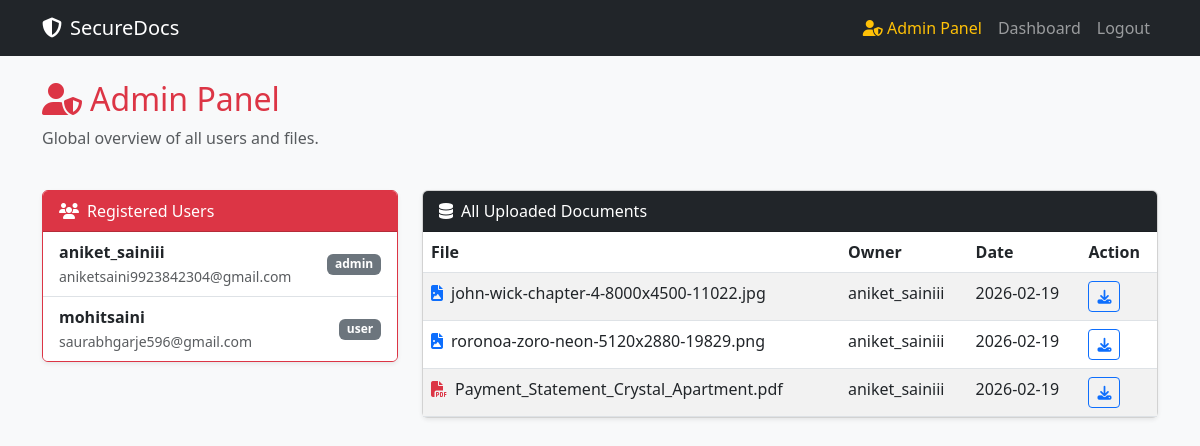
The page /admin (signed in) on the database its author committed.
### app/models.py (models this page shows, shortened)
class User(db.Model, UserMixin):
    id = db.Column(db.Integer, primary_key=True)
    username = db.Column(db.String(20), unique=True, nullable=False)
    email = db.Column(db.String(120), unique=True, nullable=False)
    password = db.Column(db.String(60), nullable=False)
    role = db.Column(db.String(10), default='user')
    documents = db.relationship('Document', backref='author', lazy=True)

class Document(db.Model):
    id = db.Column(db.Integer, primary_key=True)
    filename = db.Column(db.String(100), nullable=False)
    filepath = db.Column(db.String(200), nullable=False)
    upload_date = db.Column(db.DateTime, nullable=False, default=datetime.utcnow)
    user_id = db.Column(db.Integer, db.ForeignKey('user.id'), nullable=False)
    @property
    def icon_class(self):
        ext = os.path.splitext(self.filename)[1].lower()
        if ext in ['.jpg', '.jpeg', '.png', '.gif']:
            return 'fa-file-image text-primary'  # Blue Image Icon
        elif ext == '.pdf':
            return 'fa-file-pdf text-danger'     # Red PDF Icon
        elif ext == '.txt':
            return 'fa-file-alt text-secondary'  # Gray Text Icon
        elif ext == '.docx':
            return 'fa-file-word text-primary'   # Blue Word Icon
        else:
            return 'fa-file text-muted'          # Default Icon

### app/routes.py (the view)
@main.route("/admin")
@login_required
def admin():
    if current_user.role != 'admin':
        flash('Access denied. Administrators only.', 'danger')
        return redirect(url_for('main.dashboard'))
    users = User.query.all()
    all_docs = Document.query.all()
    return render_template('admin.html', users=users, documents=all_docs)

### app/models.py (called while the page is built)
@login_manager.user_loader
def load_user(user_id):
    return User.query.get(int(user_id))

### app/templates/admin.html
{% extends "base.html" %}
{% block content %}
<div class="row mb-4">
    <div class="col-12">
        <h2 class="text-danger"><i class="fa-solid fa-user-shield me-2"></i>Admin Panel</h2>
        <p class="text-muted">Global overview of all users and files.</p>
    </div>
</div>
<div class="row">
    <div class="col-md-4">
        <div class="card shadow-sm border-danger mb-4">
            <div class="card-header bg-danger text-white">
                <i class="fa-solid fa-users me-2"></i>Registered Users
            </div>
            <ul class="list-group list-group-flush">
                {% for user in users %}
                <li class="list-group-item d-flex justify-content-between align-items-center">
                    <div>
                        <strong>{{ user.username }}</strong><br>
                        <small class="text-muted">{{ user.email }}</small>
                    </div>
                    <span class="badge bg-secondary">{{ user.role }}</span>
                </li>
                {% endfor %}
            </ul>
        </div>
    </div>
    <div class="col-md-8">
        <div class="card shadow-sm mb-4">
            <div class="card-header bg-dark text-white">
                <i class="fa-solid fa-database me-2"></i>All Uploaded Documents
            </div>
            <div class="card-body p-0">
                <table class="table table-striped mb-0">
                    <thead>
                        <tr>
                            <th>File</th>
                            <th>Owner</th>
                            <th>Date</th>
                            <th>Action</th>
                        </tr>
                    </thead>
                    <tbody>
                        {% for doc in documents %}
                        <tr>
                            <td><i class="fa-solid {{ doc.icon_class }} me-2"></i>{{ doc.filename }}</td>
                            <td>{{ doc.author.username }}</td>
                            <td>{{ doc.upload_date.strftime('%Y-%m-%d') }}</td>
                            <td>
                                <a href="{{ url_for('main.download_file', file_id=doc.id) }}" class="btn btn-sm btn-outline-primary">
                                    <i class="fa-solid fa-download"></i>
                                </a>
                            </td>
                        </tr>
                        {% endfor %}
                    </tbody>
                </table>
            </div>
        </div>
    </div>
</div>
{% endblock %}

### rows shown on the page
User: username "aniket_sainiii", email "aniketsaini9923842304@gmail.com", role "admin"
User: username "mohitsaini", email "saurabhgarje596@gmail.com", role "user"
Document: filename "john-wick-chapter-4-8000x4500-11022.jpg", author.username "aniket_sainiii", upload_date "2026-02-19"
Document: filename "roronoa-zoro-neon-5120x2880-19829.png", author.username "aniket_sainiii", upload_date "2026-02-19"
Document: filename "Payment_Statement_Crystal_Apartment.pdf", author.username "aniket_sainiii", upload_date "2026-02-19"
